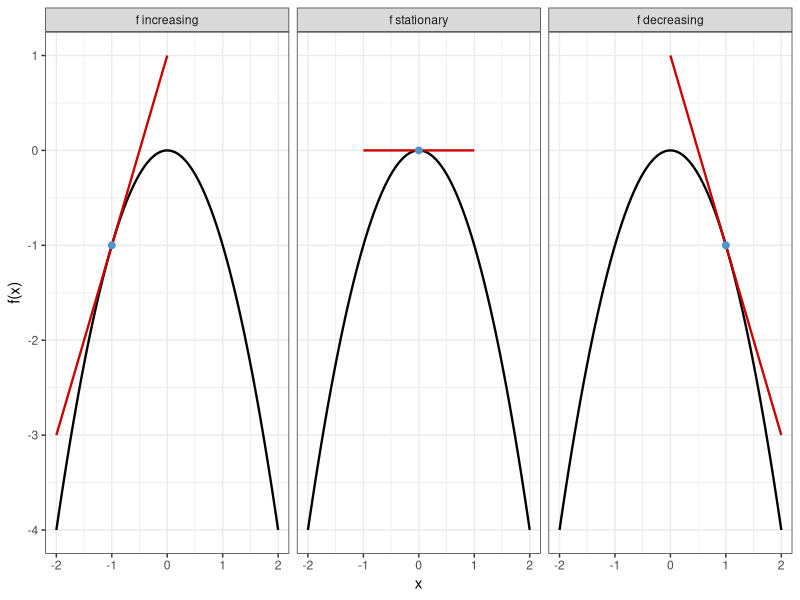
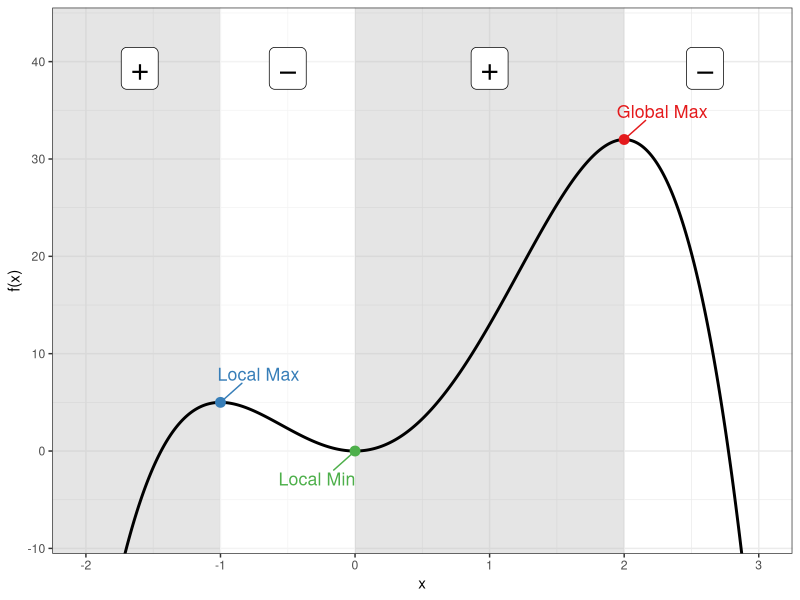
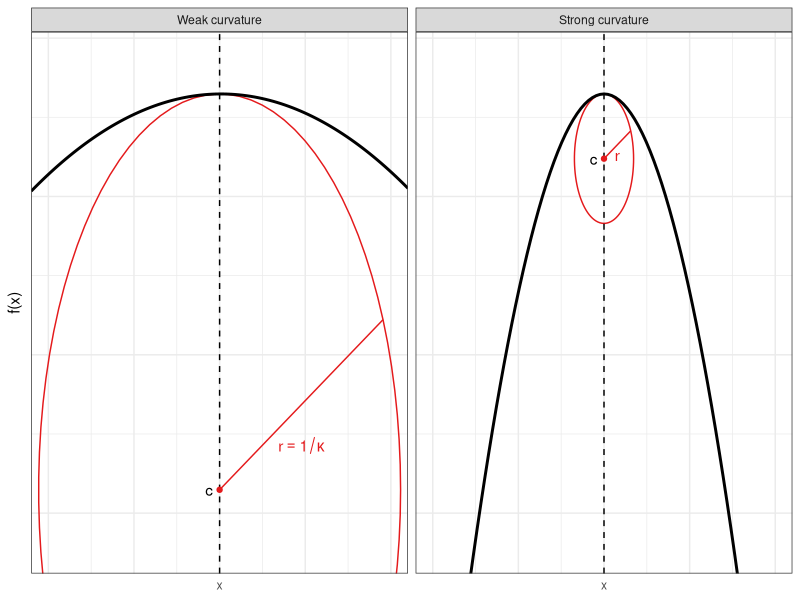
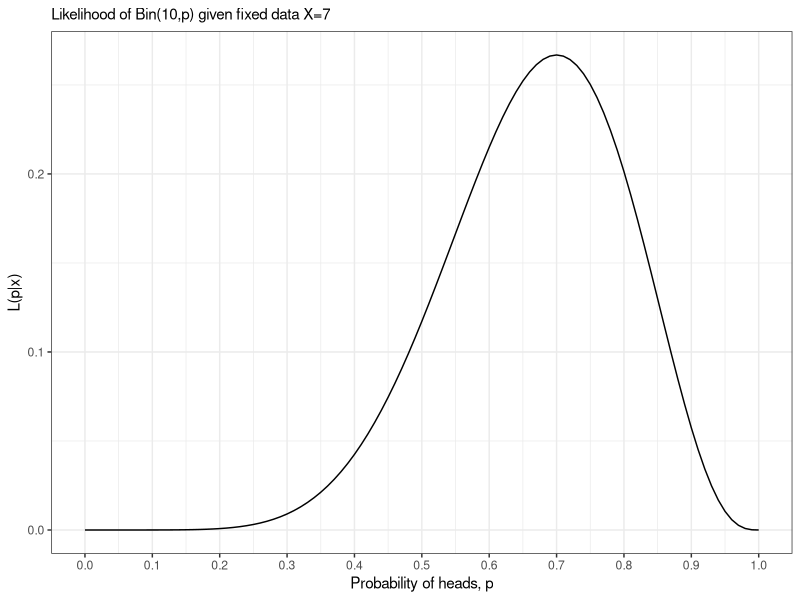
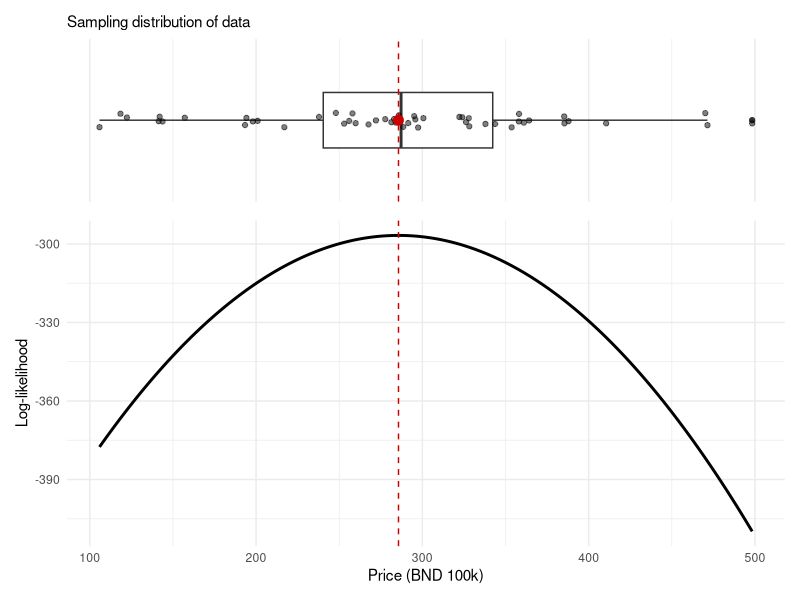
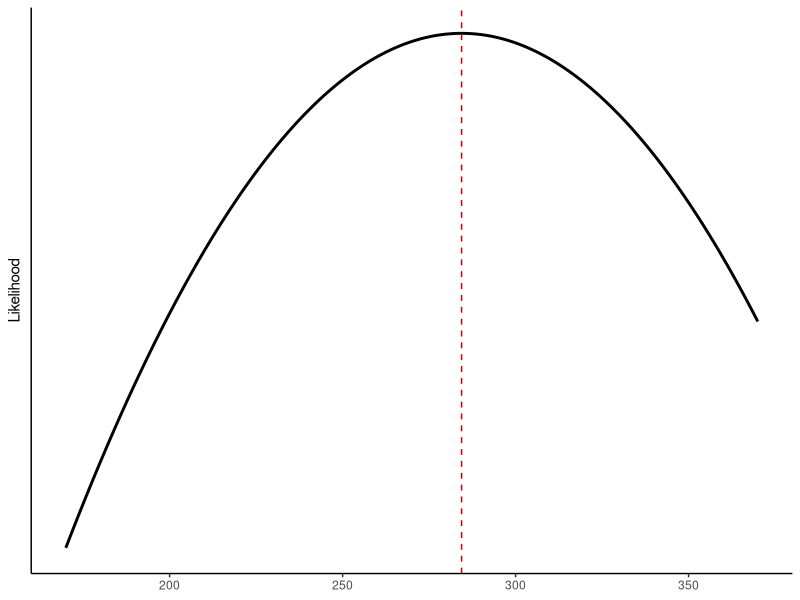
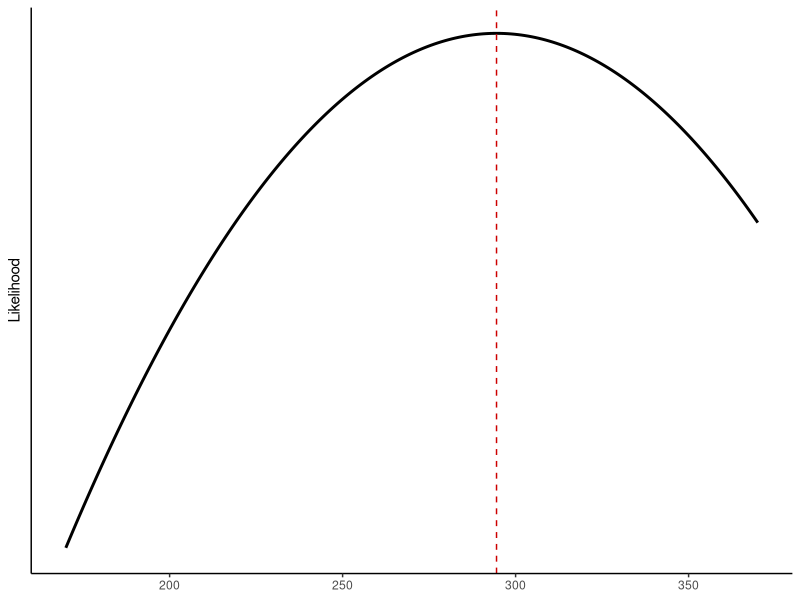
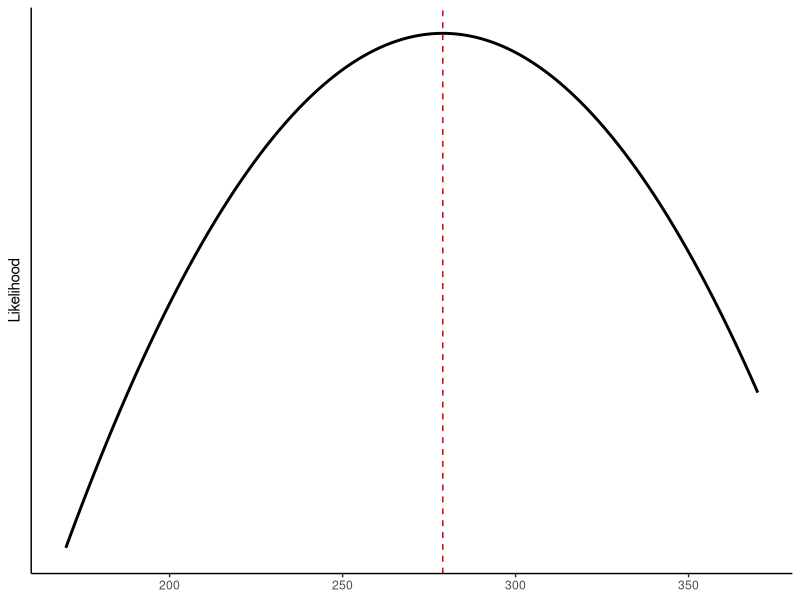

Recreate these plots in R, in order.
## ---- chunk 1
#| fig-height: 2.8
#| fig-width: 7
#| out-width: 100%
library(tidyverse)

f <- function(x) -x^2
f_prime <- function(x) -2*x
x_pts <- c(-1, 0, 1)
fty <- factor(c("f increasing", "f stationary", "f decreasing"),
                levels = c("f increasing", "f stationary", "f decreasing"))

curve_df <- tibble(x = seq(-2, 2, length.out = 200), y = f(x))

tangent_df <- lapply(x_pts, function(a) {
  tibble(x = seq(a - 1, a + 1, length.out = 100),
         y = f_prime(a) * x + f(a) - f_prime(a) * a,
         x0 = a,
         type = fty[match(a, x_pts)])
}) |> bind_rows()

point_df <- tibble(x = x_pts, y = f(x_pts), type = fty)

ggplot() +
  geom_line(data = curve_df, aes(x, y), color = "black", linewidth = 0.8) +
  geom_line(data = tangent_df, aes(x, y), color = "red3", linewidth = 0.8) +
  geom_point(data = point_df, aes(x, y), color = "steelblue3", size = 2) +
  facet_wrap(~ type) +
  labs(x = "x", y = "f(x)") +
  theme_bw()
## ---- chunk 2
#| fig-height: 4.1
#| fig-width: 7
#| out-width: 100%
library(ggrepel)

f <- function(x) -3 * x ^ 4 + 4 * x ^ 3 + 12 * x ^ 2#-x^4 + 2*x^3 + 3*x^2 - 2*x
x_crit <- c(-1, 0, 2)
df <- tibble(x = seq(-2, 3, length.out = 500)) %>%
  mutate(y = f(x))

critical_points <- tibble(
  x = x_crit,
  label = c("Local Max", "Local Min", "Global Max"),
  color = RColorBrewer::brewer.pal(3, "Set1")
) %>%
  mutate(y = f(x))

shade_df <- tibble(
  xmin = c(-Inf, x_crit[1], x_crit[2]),
  xmax = c(x_crit[1], x_crit[2], x_crit[3]),
  fill = rep(c("grey75", "white"), length.out = 3)
)

pm_df <- tibble(
  x = ((c(-2.2, x_crit, 3.2) + c(x_crit, 3.2, 0)) / 2)[1:4],
  y = 35
)

ggplot(df, aes(x, y)) +
  geom_rect(data = shade_df, aes(xmin = xmin, xmax = xmax, ymin = -Inf, 
                                 ymax = Inf, fill = fill), 
            inherit.aes = FALSE, alpha = 0.4) +  
  scale_fill_identity() +
  geom_label(data = pm_df, aes(x, y, label = c("+", "−", "+", "−")),
            size = 8, color = "black", vjust = -0.5) +
  geom_line(color = "black", size = 1) +
  geom_point(data = critical_points, aes(x, y, color = label), size = 3,
             show.legend = FALSE) +
  geom_text_repel(
    data = critical_points, 
    aes(x, y, label = label, color = label), 
    size = 4.5, 
    seed = 4, 
    #nudge_y = 0.5,
    box.padding = 1, 
    point.padding = 0.4, 
    show.legend = FALSE
  ) +
  scale_colour_brewer(palette = "Set1") +
  coord_cartesian(ylim = c(-8, 43)) +
  labs(x = "x", y = "f(x)") +
  theme_bw()
## ---- chunk 3
#| fig-width: 7
#| fig-height: 3
#| out-width: 100%
#| label: curvature-concav
set.seed(123)
n1 <- 5
n2 <- 500
nratio <- sqrt(n2 / n1)
m <- 100
B <- 200
mu <- c(seq(5.8, 10.2, length = m - 1), 8)
res <- matrix(NA, nrow = m, ncol = B) 
score_vec1 <- score_vec2 <- mean_vec2 <- mean_vec1 <- rep(NA, B)

# Small FI
for (j in 1:B) {
  X <- rnorm(n1, mean = 8, sd = 1)
  ll <- rep(NA, length(mu))
  for (i in seq_along(ll)) 
    ll[i] <- sum(dnorm(X, mean = mu[i], sd = 1, log = TRUE)) 
  res[, j] <- ll
  mean_vec1[j] <- mean(X)
  score_vec1[j] <- sum(X - 8)
}
colnames(res) <- 1:B
res1 <-
  as_tibble(nratio * res) %>%
  mutate(mu = mu,
         mean = apply(nratio * res, 1, mean),
         n = n1) 

# Big FI
for (j in 1:B) {
  X <- rnorm(n2, mean = 8, sd = 1)
  ll <- rep(NA, length(mu))
  for (i in seq_along(ll)) 
    ll[i] <- sum(dnorm(X, mean = mu[i], sd = 1, log = TRUE)) 
  res[, j] <- ll
  mean_vec2[j] <- mean(X)
  score_vec2[j] <- sum(X - 8)
}
colnames(res) <- 1:B
res2 <-
  as_tibble(res) %>%
  mutate(mu = mu,
         mean = apply(res, 1, mean),
         n = n2) 

res <- bind_rows(res1, res2) %>%
  pivot_longer(`1`:`B`)

tmp <- res %>% filter(mu == 8) %>% summarise(mean = unique(mean)) %>% unlist()
diff <- max(tmp) - min(tmp)

res <-
  res |>
  mutate(
    value = case_when(
      n == n2 ~ value + diff,
      TRUE ~ value 
    ),
    mean = case_when(
      n == n2 ~ mean + diff,
      TRUE ~ mean
    ),
    n = factor(n, labels = c("Weak curvature", "Strong curvature"))
  )

ymax <- max(res$value) + 0.25 * abs(max(res$value))
ymin <- min(res$value)

r1 <- 5 * sd(mean_vec1)
r2 <- 8 * sd(mean_vec2)

circle <- tibble(
  n = factor(1:2, labels = c("Weak curvature", "Strong curvature")),  
  xc = c(8, 8),
  a = c(r1, r2),
  b = 500 * c(1, 1 * r2 / r1),
  yc = tmp[1] - b,
  phi = c(0, 0)
) %>% 
  expand_grid(t = seq(0, 2 * pi, length = 100)) %>%
  mutate(x = xc + a * cos(t) * cos(phi) - b * sin(t) * sin(phi),
         y = yc + a * cos(t) * sin(phi) + b * sin(t) * cos(phi))

circle_text <- 
  filter(circle, t > 0.39 & t < 0.45) %>%
  mutate(a2 = xc + a, label = c("r == 1 / kappa", "r"))

my_cols <- RColorBrewer::brewer.pal(3, "Set1")
res |>
  group_by(mu, n) |>
  summarise(mean = mean(mean)) |>
  ggplot(aes(mu, value)) +
  geom_path(data = circle, aes(x, y), col = my_cols[1]) +
  geom_line(aes(y = mean), col = "black", size = 1) +
  geom_vline(xintercept = 8, linetype = "dashed") +
  geom_segment(data = circle_text, aes(xc, yc, xend = x, yend = y), col = my_cols[1]) +
  geom_point(data = circle_text, aes(xc, yc), col = my_cols[1], size = 1.5) +
  geom_text(data = circle_text, aes((xc + x) / 2, (yc + y) / 2 / 0.9, label = label), 
            parse = TRUE, col = my_cols[1]) +
  geom_text(data = circle_text, aes(xc, yc), label = "c", nudge_x = -0.12) +
  scale_x_continuous(breaks = c(6, 7, 8, 9, 10), labels = c("", "", "x", "", "")) +
  labs(y = "f(x)", x = NULL) +
  coord_cartesian(ylim = c(ymin + 800, ymax), xlim = c(6, 10)) +
  facet_grid(. ~ n) +
  theme_bw() + 
  theme(axis.text.y = element_blank(), axis.ticks = element_blank()) 
## ---- chunk 4
#| out-width: 100%
#| fig-height: 3
#| fig-width: 7

plot_binom_lik <- function(nheads) {
  
  x <- seq(0, 1, by = 0.01)
  y <- dbinom(nheads, size = 10, x)
  
  ggplot(data.frame(x = x, y = y), aes(x, y)) +
  geom_line() +
  scale_x_continuous(breaks = seq(0, 1, by = 0.1)) +
  theme_bw()
}

plot_binom_lik(7) + 
  labs(x = "Probability of heads, p", y = "L(p|x)",
       subtitle = "Likelihood of Bin(10,p) given fixed data X=7") 
## ---- chunk 5
#| message: false
#| warning: false
#| out-width: 100%
#| fig-height: 3.7
#| fig-width: 8
library(tidyverse)
set.seed(NULL)
n <- 50
mu <- 272
sigma <- 100
x <- rnorm(n, mean = mu, sd = sigma)
loglik <- function(mu, X = x) {
  sum(dnorm(X, mean = mu, sd = sigma, log = TRUE))
}

xmin <- min(x)
xmax <- max(x)

# Boxplot of sample data
p1 <-
  ggplot(tibble(x, y = 0), aes(x, y)) +
  geom_boxplot() +
  geom_jitter(size = 1.5, alpha = 0.5, height = 0.1) +
  annotate("point", x = mean(x), y = 0, size = 3, colour = "red3") +
  geom_vline(xintercept = mean(x), linetype = "dashed", colour = "red3") +
  theme_minimal() +
  coord_cartesian(ylim = c(-1, 1), xlim = c(xmin, xmax)) +
  theme(axis.text.y= element_blank(), axis.ticks.y = element_blank(),
        axis.text.x = element_blank(), panel.grid.major.y = element_blank(), 
        panel.grid.minor.y = element_blank()) +
  labs(y = NULL, x = NULL, subtitle = "Sampling distribution of data")

# Likelihood function
p2 <- tibble(
    xx = seq(xmin, xmax, length.out = 200),
    # yy = unlist(map(xx, \(z) sum(dnorm(z, mean = mean(x), sd = 1, log = TRUE))))
  ) |>
  rowwise() |>
  mutate(yy = loglik(xx)) |>
  ggplot(aes(xx, yy)) +
  geom_line(size = 1) +
  geom_vline(xintercept = mean(x), linetype = "dashed", colour = "red3") +
  coord_cartesian(xlim = c(xmin, xmax)) +
  labs(x = "Price (BND 100k)", y = "Log-likelihood") +
  theme_minimal() 

# cowplot::plot_grid(p1, p2, ncol = 1)
library(patchwork)
p1 / p2 + plot_layout(heights = c(0.5, 1))
## ---- chunk 6
x <- rnorm(n, mean = mu, sd = sigma)
cat(head(round(x), 11), "...")
## ---- chunk 7
#| out-width: 100%
#| fig-height: 0.85
#| fig-width: 5
tibble(xx = seq(170, 370, length.out = 200)) |>
  rowwise() |>
  mutate(yy = loglik(xx)) |>
  ggplot(aes(xx, yy)) +
  geom_line(size = 1) +
  geom_vline(xintercept = mean(x), linetype = "dashed", colour = "red3") +
  coord_cartesian(xlim = c(170, 370)) +
  labs(x = NULL, y = "Likelihood") +
  theme_classic() +
  theme(
    axis.text.y = element_blank(),
    axis.ticks.y = element_blank()
  )
## ---- chunk 8
x <- rnorm(n, mean = mu, sd = sigma)
cat(head(round(x), 11), "...")
## ---- chunk 9
#| out-width: 100%
#| fig-height: 0.85
#| fig-width: 5
tibble(xx = seq(170, 370, length.out = 200)) |>
  rowwise() |>
  mutate(yy = loglik(xx)) |>
  ggplot(aes(xx, yy)) +
  geom_line(size = 1) +
  geom_vline(xintercept = mean(x), linetype = "dashed", colour = "red3") +
  coord_cartesian(xlim = c(170, 370)) +
  labs(x = NULL, y = "Likelihood") +
  theme_classic() +
  theme(
    axis.text.y = element_blank(),
    axis.ticks.y = element_blank()
  )
## ---- chunk 10
x <- rnorm(n, mean = mu, sd = sigma)
cat(head(round(x), 11), "...")
## ---- chunk 11
#| out-width: 100%
#| fig-height: 0.85
#| fig-width: 5
tibble(xx = seq(170, 370, length.out = 200)) |>
  rowwise() |>
  mutate(yy = loglik(xx)) |>
  ggplot(aes(xx, yy)) +
  geom_line(size = 1) +
  geom_vline(xintercept = mean(x), linetype = "dashed", colour = "red3") +
  coord_cartesian(xlim = c(170, 370)) +
  labs(x = NULL, y = "Likelihood") +
  theme_classic() +
  theme(
    axis.text.y = element_blank(),
    axis.ticks.y = element_blank()
  )
## ---- chunk 12
x <- rnorm(n, mean = mu, sd = sigma)
cat(head(round(x), 11), "...")
## ---- chunk 13
#| out-width: 100%
#| fig-height: 0.85
#| fig-width: 5
tibble(xx = seq(170, 370, length.out = 200)) |>
  rowwise() |>
  mutate(yy = loglik(xx)) |>
  ggplot(aes(xx, yy)) +
  geom_line(size = 1) +
  geom_vline(xintercept = mean(x), linetype = "dashed", colour = "red3") +
  coord_cartesian(xlim = c(170, 370)) +
  labs(x = NULL, y = "Likelihood") +
  theme_classic() +
  theme(
    axis.text.y = element_blank(),
    axis.ticks.y = element_blank()
  )
## ---- chunk 14
x <- rnorm(n, mean = mu, sd = sigma)
cat(head(round(x), 11), "...")
## ---- chunk 15
#| out-width: 100%
#| fig-height: 0.85
#| fig-width: 5
tibble(xx = seq(170, 370, length.out = 200)) |>
  rowwise() |>
  mutate(yy = loglik(xx)) |>
  ggplot(aes(xx, yy)) +
  geom_line(size = 1) +
  geom_vline(xintercept = mean(x), linetype = "dashed", colour = "red3") +
  coord_cartesian(xlim = c(170, 370)) +
  labs(x = NULL, y = "Likelihood") +
  theme_classic() +
  theme(
    axis.text.y = element_blank(),
    axis.ticks.y = element_blank()
  )
## ---- chunk 16
B <- 100
X <- rbinom(B, size = 10, prob = 0.7)
xx <- seq(0.5, 0.9, length.out = 100)
tibble(
  b = seq_len(B),
  X = X,
  x = list(xx)
) |>
  mutate(L = map(X, \(x) dbinom(x, size = 10, prob = xx))) |>
  unnest(x, L) |>
  ggplot(aes(x, L, group = b)) +
  geom_line(alpha = 0.1) +
  theme_minimal()
